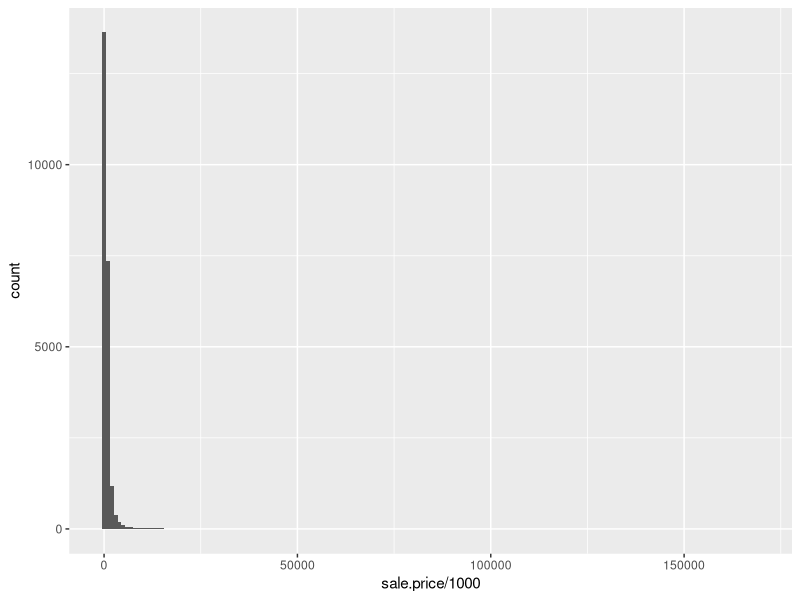
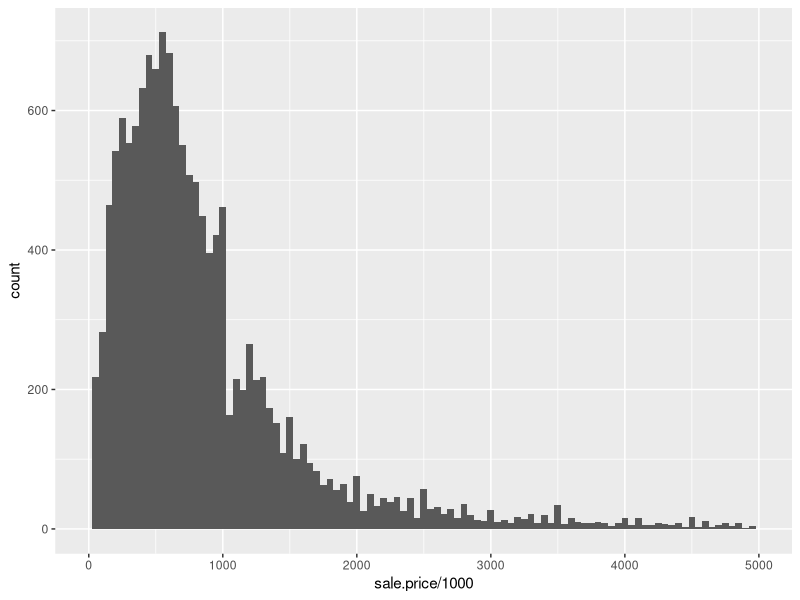
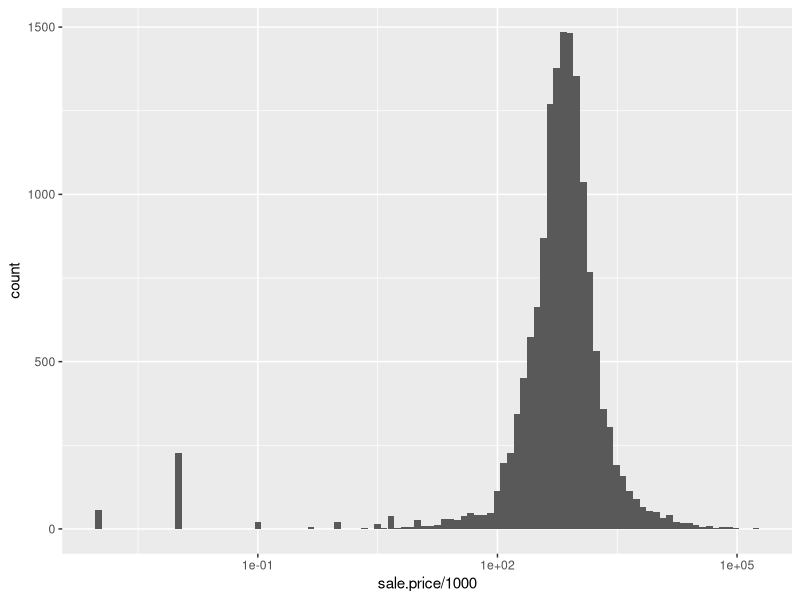
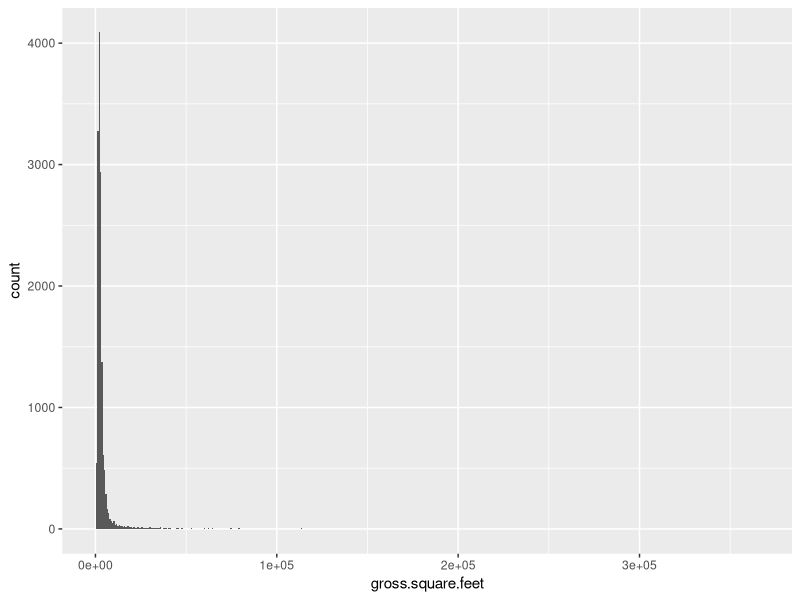
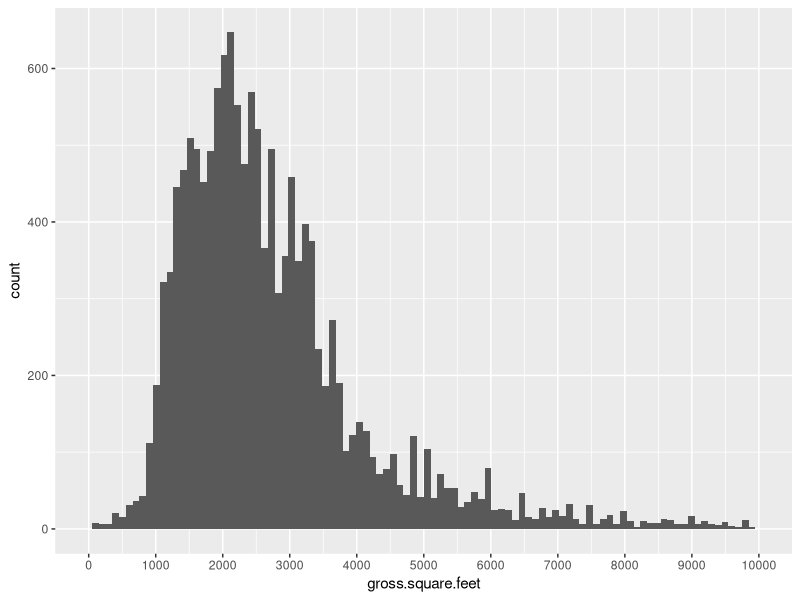
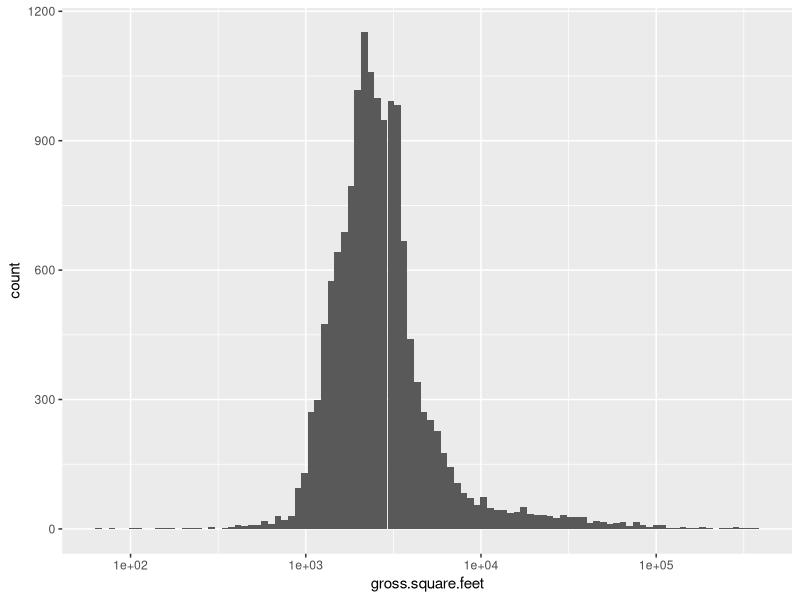
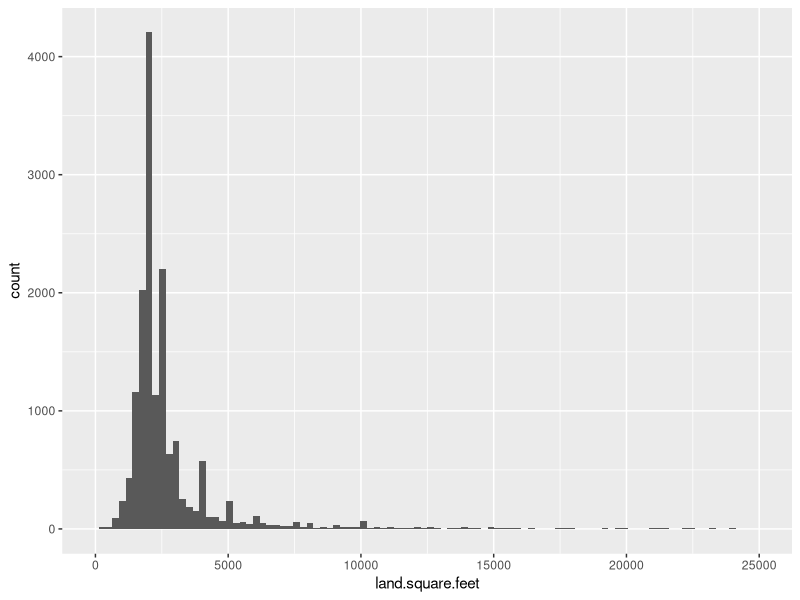
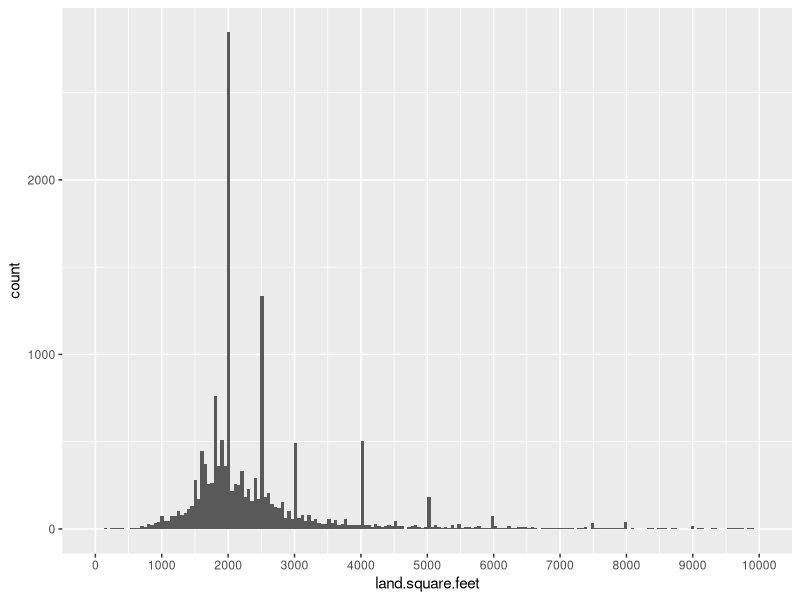

Here is the R script that generated these plots, in order:
## ---- chunk 1

library(ggplot2)
library(openxlsx)
library(gdata)
library(dplyr)
library(stats)

## ---- chunk 2
sales <- read.xlsx("rollingsales_brooklyn.xlsx", sheet = 1, startRow = 5, detectDates = TRUE)

colnames(sales) <- tolower(colnames(sales))

sales$neighborhood <- as.factor(sales$neighborhood)
sales$building.class.category <- as.factor(sales$building.class.category)

sales[sales$tax.class.at.present =='  ', ]$tax.class.at.present <- NA
sales$tax.class.at.present <- as.factor(sales$tax.class.at.present)


sales[sales$building.class.at.present =='  ', ]$building.class.at.present <- NA 
sales$building.class.at.present <- as.factor(sales$building.class.at.present)

sales[sales$apartment.number == "            ", ]$apartment.number <-NA

sales[sales$zip.code == 0,11] <-NA

sales[!is.na(sales$year.built) & sales$year.built == 1380,17] <- NA
sales[!is.na(sales$year.built) & sales$year.built == 1050,17] <- NA
sales[!is.na(sales$year.built) & sales$year.built == 0, 17] <- NA

sales$tax.class.at.time.of.sale <- as.factor(sales$tax.class.at.time.of.sale)
sales$building.class.at.time.of.sale <- as.factor(sales$building.class.at.time.of.sale)

sales$neighborhood <- trim(sales$neighborhood)
sales$building.class.category <- trim(sales$building.class.category)
sales$address <- trim(sales$address)
sales$apartment.number <- trim(sales$apartment.number)
## ---- chunk 3
str(sales)
head(sales)

## ---- chunk 4
summary(sales$sale.price)

## ---- chunk 5

head(table(sales$sale.price))

## ---- chunk 6
nonzero_prices <- subset(sales, sale.price > 0)
summary(nonzero_prices$sale.price)
## ---- chunk 7
one_dollar_sale <- sales %>%
  filter(sale.price == 1) %>%
  select(building.class.category,address, year.built, gross.square.feet, sale.price)
head(one_dollar_sale,10)
## ---- chunk 8
ggplot(sales, aes(sale.price/1000)) +
  geom_histogram(binwidth = 1000)

## ---- chunk 9


## ---- chunk 10
ggplot(sales, aes(sale.price/1000)) +
  geom_histogram(binwidth = 50) +
    xlim(0.001,5000)
## ---- chunk 11

ggplot(sales, aes(x = sale.price/1000)) + 
  geom_histogram(bins = 100) +
#  xlim(0,200) + 
  scale_x_log10()
## ---- chunk 12
summary(sales$gross.square.feet)

## ---- chunk 13
summary(subset(sales, gross.square.feet > 0)$gross.square.feet)
## ---- chunk 14
ggplot(sales, aes(gross.square.feet)) +
  geom_histogram(bins = 500) +
  scale_x_continuous(limits = c(1, 366000))

## ---- chunk 15

ggplot(sales, aes(gross.square.feet)) +
  geom_histogram(bins = 100) +
  scale_x_continuous(limits = c(1, 10000), breaks = seq(0,10000,1000))

## ---- chunk 16

ggplot(sales, aes(gross.square.feet)) +
  geom_histogram(bins = 100) + 
  scale_x_log10()

## ---- chunk 17

summary(sales$land.square.feet)
## ---- chunk 18
summary(subset(sales, land.square.feet > 0)$land.square.feet)

## ---- chunk 19
ggplot(sales, aes(land.square.feet)) +
  geom_histogram(bins = 100) +
  scale_x_continuous(limits = c(1, 25000))

## ---- chunk 20
ggplot(sales, aes(land.square.feet)) +
  geom_histogram(bins = 200) +
  scale_x_continuous(limits = c(1, 10000), breaks = seq(0,10000,1000))

## ---- chunk 21
ggplot(sales, aes(land.square.feet)) +
  geom_histogram(bins = 100) + 
  scale_x_log10()

## ---- chunk 22
sales <- mutate(sales, total.square.feet = land.square.feet + gross.square.feet)
## ---- chunk 23
summary(sales$total.square.feet)
## ---- chunk 24
summary(subset(sales, total.square.feet > 0)$total.square.feet)
## ---- chunk 25

ggplot(sales, aes(total.square.feet)) + 
  geom_histogram(bins = 100)

## ---- chunk 26
ggplot(sales, aes(total.square.feet)) + 
  geom_histogram(bins = 100) + 
  scale_x_continuous(limits = c(1,20000))
## ---- chunk 27
sales$price.square.foot <- 
   ifelse(sales$total.square.feet > 0, round(sales$sale.price /sales$total.square.feet, 2), 0)
## ---- chunk 28
summary(subset(sales, price.square.foot > 0)$price.square.foot)

## ---- chunk 29
ggplot(sales, aes(price.square.foot)) + 
  geom_histogram(binwidth = 50) +
  scale_x_continuous(limits = c(0, 12060))
## ---- chunk 30
ggplot(sales, aes(price.square.foot)) + 
  geom_histogram(binwidth = 10) +
  scale_x_continuous(limits = c(0.01, 2000))
## ---- chunk 31
summary(sales$year.built)
## ---- chunk 32
ggplot(sales, aes(year.built)) +
  geom_histogram(binwidth = 5) + 
  scale_x_continuous(limits = c(1800,2020), breaks = seq(1800,2020,10))
## ---- chunk 33
ggplot(sales, aes(year.built)) +
  geom_histogram(binwidth = 1) + 
  scale_x_continuous(limits = c(1800,2020), breaks = seq(1800,2020,10))
## ---- chunk 34
table(sales$residential.units)
## ---- chunk 35
ggplot(sales, aes(residential.units)) + 
  geom_histogram(binwidth = 1)
## ---- chunk 36
ggplot(sales, aes(residential.units)) + 
  geom_histogram(binwidth = 1) + 
  scale_x_continuous(limits = c(0,50))
## ---- chunk 37
table(sales$commercial.units)
## ---- chunk 38
ggplot(sales, aes(commercial.units)) + 
  geom_histogram(binwidth = 1)
## ---- chunk 39
ggplot(sales, aes(commercial.units)) + 
  geom_histogram(binwidth = 1) + 
  scale_x_continuous(limits = c(0,20))
## ---- chunk 40
table(sales$total.units)
## ---- chunk 41
ggplot(sales, aes(total.units)) + 
  geom_histogram(binwidth = 1)
## ---- chunk 42
ggplot(sales, aes(total.units)) + 
  geom_histogram(binwidth = 1) + 
  scale_x_continuous(limits = c(0,20))
## ---- chunk 43
table(sales$borough)
## ---- chunk 44
ggplot(sales, aes(neighborhood)) + 
  geom_bar() + coord_flip()
## ---- chunk 45
sort(table(sales$building.class.category), decreasing = TRUE)[1:10]

## ---- chunk 46
ggplot(sales, aes(building.class.category)) + 
  geom_bar() + coord_flip()
## ---- chunk 47
table(sales$tax.class.at.present)
## ---- chunk 48
sales$block <- as.factor(sales$block)
## ---- chunk 49
sort(table(sales$block), decreasing = TRUE) [1:10]
## ---- chunk 50
sales$lot <- as.factor(sales$lot)
## ---- chunk 51
sort(table(sales$lot), decreasing = TRUE) [1:10]
## ---- chunk 52
table(sales$`ease-ment`)
## ---- chunk 53
sort(table(sales$building.class.at.present), decreasing = TRUE)[1:10]
## ---- chunk 54
table(sales$building.class.at.present)
## ---- chunk 55
sort(table(sales$address), decreasing = TRUE)[1:5]
## ---- chunk 56
sales$zip.code <- as.factor(sales$zip.code)
## ---- chunk 57
ggplot(sales, aes(zip.code)) + geom_bar() + coord_flip()
## ---- chunk 58
table(sales$tax.class.at.time.of.sale)
## ---- chunk 59
sort(table(sales$building.class.at.time.of.sale), decreasing = TRUE)
## ---- chunk 60
ggplot(sales, aes(sale.date)) + geom_histogram(binwidth = 1)

## ---- chunk 61
ggplot(sales, aes(gross.square.feet, sale.price/1000)) +
  geom_point(alpha = 0.1) +
  scale_x_continuous(limits = c(0, 50000)) + 
  scale_y_continuous(limits = c(0, 50000)) 
## ---- chunk 62
ggplot(sales, aes(gross.square.feet, sale.price/1000)) +
  geom_point(alpha = 0.1) +
  scale_x_continuous(limits = c(1, 10000)) + 
  scale_y_continuous(limits = c(1, 10000)) + 
  geom_smooth()

## ---- chunk 63
cor = cor.test(sales$sale.price, sales$gross.square.feet)
cor$estimate
## ---- chunk 64
ggplot(sales, aes(land.square.feet, sale.price/1000)) +
  geom_point(alpha = 0.1) +
  scale_x_continuous(limits = c(0, 50000)) + 
  scale_y_continuous(limits = c(0, 50000)) 


## ---- chunk 65
ggplot(sales, aes(land.square.feet, sale.price/1000)) +
  geom_point(alpha = 0.1) +
  scale_x_continuous(limits = c(0, 10000)) + 
  scale_y_continuous(limits = c(0, 10000)) 
## ---- chunk 66
ggplot(sales, aes(total.square.feet, sale.price/1000)) +
  geom_point(alpha = 0.1) +
  scale_x_continuous(limits = c(0, 50000)) + 
  scale_y_continuous(limits = c(0, 50000)) 


## ---- chunk 67
ggplot(sales, aes(total.square.feet, sale.price/1000)) +
  geom_point(alpha = 0.1) +
  scale_x_continuous(limits = c(1, 10000)) + 
  scale_y_continuous(limits = c(1, 10000)) + 
  geom_smooth(method = "lm")
## ---- chunk 68
cor = cor.test(sales$sale.price, sales$total.square.feet)
cor$estimate
## ---- chunk 69
ggplot(sales, aes(total.square.feet, price.square.foot)) + 
  geom_point(alpha = 1/20) + 
  scale_x_continuous(limits = c(1,10000)) +
  scale_y_continuous(limits = c(1,1000)) + 
  geom_smooth()
## ---- chunk 70
ggplot(sales, aes(year.built, price.square.foot)) + 
  geom_point(alpha = 1/20)  
## ---- chunk 71
ggplot(sales, aes(year.built, price.square.foot)) + 
  geom_jitter(alpha = 1/30, width = 1) + 
  scale_x_continuous(limits = c(1895,2016), breaks = seq(1890,2020,20)) + 
  scale_y_continuous(limits = c(1,2000))
## ---- chunk 72
sales$year.built.bucket <- cut(sales$year.built, breaks = seq(1890,2020,10), dig.lab = 4)
## ---- chunk 73
ggplot(subset(sales,price.square.foot > 0), aes( year.built.bucket,price.square.foot)) + 
  geom_boxplot() + 
  scale_y_continuous(limits = c(0,2000))
## ---- chunk 74
ggplot(sales, aes(neighborhood, price.square.foot)) + 
  geom_boxplot() + 
  scale_y_continuous(limits = c(1,2500)) + 
  coord_flip()
## ---- chunk 75
ggplot(sales, aes(neighborhood, sale.price/(total.units * 1000))) + 
  geom_boxplot() + 
  scale_y_continuous(limits = c(1,5000)) + 
  coord_flip()
## ---- chunk 76
ggplot(sales, aes(neighborhood, gross.square.feet)) + 
  geom_boxplot() + 
  scale_y_continuous(limits = c(1,20000)) + 
  coord_flip()
## ---- chunk 77
ggplot(sales, aes(neighborhood, gross.square.feet/total.units)) + 
  geom_boxplot() + 
  scale_y_continuous(limits = c(1,20000)) + 
  coord_flip()
## ---- chunk 78
ggplot(sales, aes(tax.class.at.present, sale.price/1000)) + 
  geom_boxplot() + 
  scale_y_continuous(limits = c(1,5000))
## ---- chunk 79
ggplot(sales, aes(price.square.foot)) + geom_density(aes(color = tax.class.at.present)) + 
  scale_x_continuous(limits = c(0.001,2000)) + scale_color_brewer(palette = "Dark2")
## ---- chunk 80
ggplot(sales, aes(tax.class.at.present, price.square.foot)) + 
  geom_boxplot() + 
  scale_y_continuous(limits = c(1,5000))
## ---- chunk 81
ggplot(sales, aes(neighborhood) ) + geom_bar(aes(fill= tax.class.at.time.of.sale), position = "dodge") + 
  coord_flip() + scale_fill_brewer(palette = "Set1")
## ---- chunk 82
ggplot(sales, aes(neighborhood) ) +
  geom_bar(aes(fill= tax.class.at.time.of.sale), position = "fill") + 
  coord_flip() +
  scale_fill_brewer(palette = 'Set1')
## ---- chunk 83
ggplot(sales, aes(building.class.category, price.square.foot)) +
  geom_boxplot() + 
  coord_flip() + 
  scale_y_continuous(limits = c(1,1000))
## ---- chunk 84
ggplot(sales, aes(sale.date, sale.price/1000)) + geom_point(alpha = 1/5) +
  scale_x_date(date_breaks = '1 month') + scale_y_continuous(limits = c(0,50000))
## ---- chunk 85
ggplot(sales, aes(sale.date, sale.price/1000)) + 
  geom_point(alpha = 1/20) + 
  geom_line(color = 'red',stat = "summary", fun.y = mean) + 
  scale_x_date(date_breaks = '1 month') + scale_y_continuous(limits = c(1,10000))
## ---- chunk 86
ggplot(sales, aes(sale.date, price.square.foot)) + geom_point(alpha = 1/5) +
  scale_x_date(date_breaks = '1 month') + 
  scale_y_continuous(limits = c(1,1000)) +
  geom_smooth(method = 'gam')
## ---- chunk 87

## ---- chunk 88

## ---- chunk 89

## ---- chunk 90
